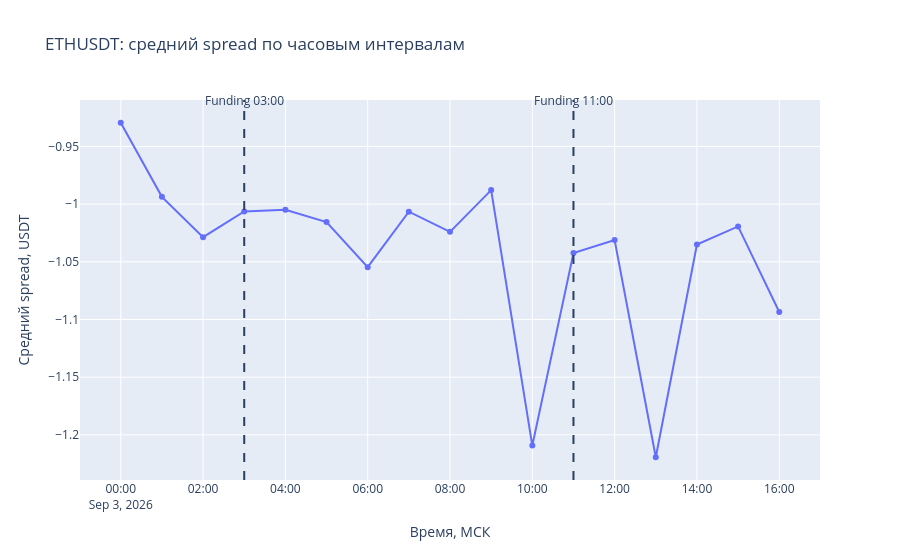

Notebook source saved alongside this figure:
### Code cell
fig_eth_1h = go.Figure()

fig_eth_1h.add_trace(
    go.Scatter(
        x=eth_spread_1h.index,
        y=eth_spread_1h.values,
        mode="lines+markers",
        name="Средний spread за 1 час"
    )
)

for funding_time, label in [
    ("2026-09-03 03:00:00", "Funding 03:00"),
    ("2026-09-03 11:00:00", "Funding 11:00")
]:
    fig_eth_1h.add_shape(
        type="line",
        x0=funding_time,
        x1=funding_time,
        y0=0,
        y1=1,
        xref="x",
        yref="paper",
        line=dict(dash="dash")
    )

    fig_eth_1h.add_annotation(
        x=funding_time,
        y=1,
        xref="x",
        yref="paper",
        text=label,
        showarrow=False,
        yshift=10
    )

fig_eth_1h.update_layout(
    title="ETHUSDT: средний spread по часовым интервалам",
    xaxis_title="Время, МСК",
    yaxis_title="Средний spread, USDT",
    hovermode="x unified"
)

fig_eth_1h.show()

### Figure 1 — Plotly figure (JSON) as saved in the notebook; plotly's stock layout.template omitted (floating-point values rounded to 4 significant figures)
{"data": [{"mode": "lines+markers", "name": "Средний spread за 1 час", "type": "scatter", "x": ["2026-09-03T00:00:00+03:00", "2026-09-03T01:00:00+03:00", "2026-09-03T02:00:00+03:00", "2026-09-03T03:00:00+03:00", "2026-09-03T04:00:00+03:00", "2026-09-03T05:00:00+03:00", "2026-09-03T06:00:00+03:00", "2026-09-03T07:00:00+03:00", "2026-09-03T08:00:00+03:00", "2026-09-03T09:00:00+03:00", "2026-09-03T10:00:00+03:00", "2026-09-03T11:00:00+03:00", "2026-09-03T12:00:00+03:00", "2026-09-03T13:00:00+03:00", "2026-09-03T14:00:00+03:00", "2026-09-03T15:00:00+03:00", "2026-09-03T16:00:00+03:00"], "y": [-0.9294, -0.9937, -1.029, -1.006, -1.005, -1.015, -1.055, -1.007, -1.024, -0.9878, -1.209, -1.042, -1.031, -1.219, -1.035, -1.019, -1.093]}], "layout": {"annotations": [{"showarrow": false, "text": "Funding 03:00", "x": "2026-09-03 03:00:00", "xref": "x", "y": 1, "yref": "paper", "yshift": 10}, {"showarrow": false, "text": "Funding 11:00", "x": "2026-09-03 11:00:00", "xref": "x", "y": 1, "yref": "paper", "yshift": 10}], "hovermode": "x unified", "shapes": [{"line": {"dash": "dash"}, "type": "line", "x0": "2026-09-03 03:00:00", "x1": "2026-09-03 03:00:00", "xref": "x", "y0": 0, "y1": 1, "yref": "paper"}, {"line": {"dash": "dash"}, "type": "line", "x0": "2026-09-03 11:00:00", "x1": "2026-09-03 11:00:00", "xref": "x", "y0": 0, "y1": 1, "yref": "paper"}], "title": {"text": "ETHUSDT: средний spread по часовым интервалам"}, "xaxis": {"title": {"text": "Время, МСК"}}, "yaxis": {"title": {"text": "Средний spread, USDT"}}}}
